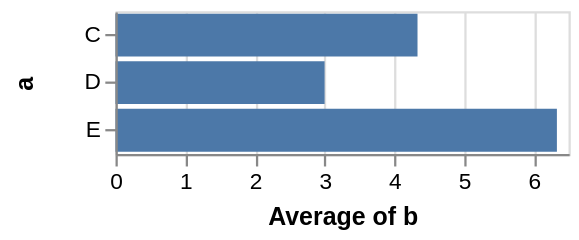

Here is the Vega-Lite specification saved for this chart:
### Vega specification from a JSON file in a GitHub repository (floating-point values rounded to 4 significant figures)
{"$schema": "https://vega.github.io/schema/vega/v3.0.json", "autosize": "pad", "padding": 5, "width": 200, "style": "cell", "data": [{"name": "source_0", "values": [{"a": "C", "b": 2}, {"a": "C", "b": 7}, {"a": "C", "b": 4}, {"a": "D", "b": 1}, {"a": "D", "b": 2}, {"a": "D", "b": 6}, {"a": "E", "b": 8}, {"a": "E", "b": 4}, {"a": "E", "b": 7}]}, {"name": "data_0", "source": "source_0", "transform": [{"type": "formula", "expr": "toNumber(datum[\"b\"])", "as": "b"}, {"type": "aggregate", "groupby": ["a"], "ops": ["average"], "fields": ["b"], "as": ["average_b"]}]}], "signals": [{"name": "y_step", "value": 21}, {"name": "height", "update": "bandspace(domain('y').length, 0.1, 0.05) * y_step"}], "marks": [{"name": "marks", "type": "rect", "style": ["bar"], "from": {"data": "data_0"}, "encode": {"update": {"x": {"scale": "x", "field": "average_b"}, "x2": {"scale": "x", "value": 0}, "y": {"scale": "y", "field": "a"}, "height": {"scale": "y", "band": true}, "fill": {"value": "#4c78a8"}}}}], "scales": [{"name": "x", "type": "linear", "domain": {"data": "data_0", "field": "average_b"}, "range": [0, {"signal": "width"}], "nice": true, "zero": true}, {"name": "y", "type": "band", "domain": {"data": "data_0", "field": "a", "sort": true}, "range": {"step": {"signal": "y_step"}}, "paddingInner": 0.1, "paddingOuter": 0.05}], "axes": [{"scale": "x", "orient": "bottom", "labelOverlap": true, "tickCount": {"signal": "ceil(width/40)"}, "title": "Average of b", "zindex": 1}, {"scale": "x", "orient": "bottom", "domain": false, "grid": true, "labels": false, "maxExtent": 0, "minExtent": 0, "tickCount": {"signal": "ceil(width/40)"}, "ticks": false, "zindex": 0, "gridScale": "y"}, {"scale": "y", "orient": "left", "title": "a", "zindex": 1}], "config": {"axis": {"titlePadding": 5}, "axisY": {"minExtent": 30}}}
